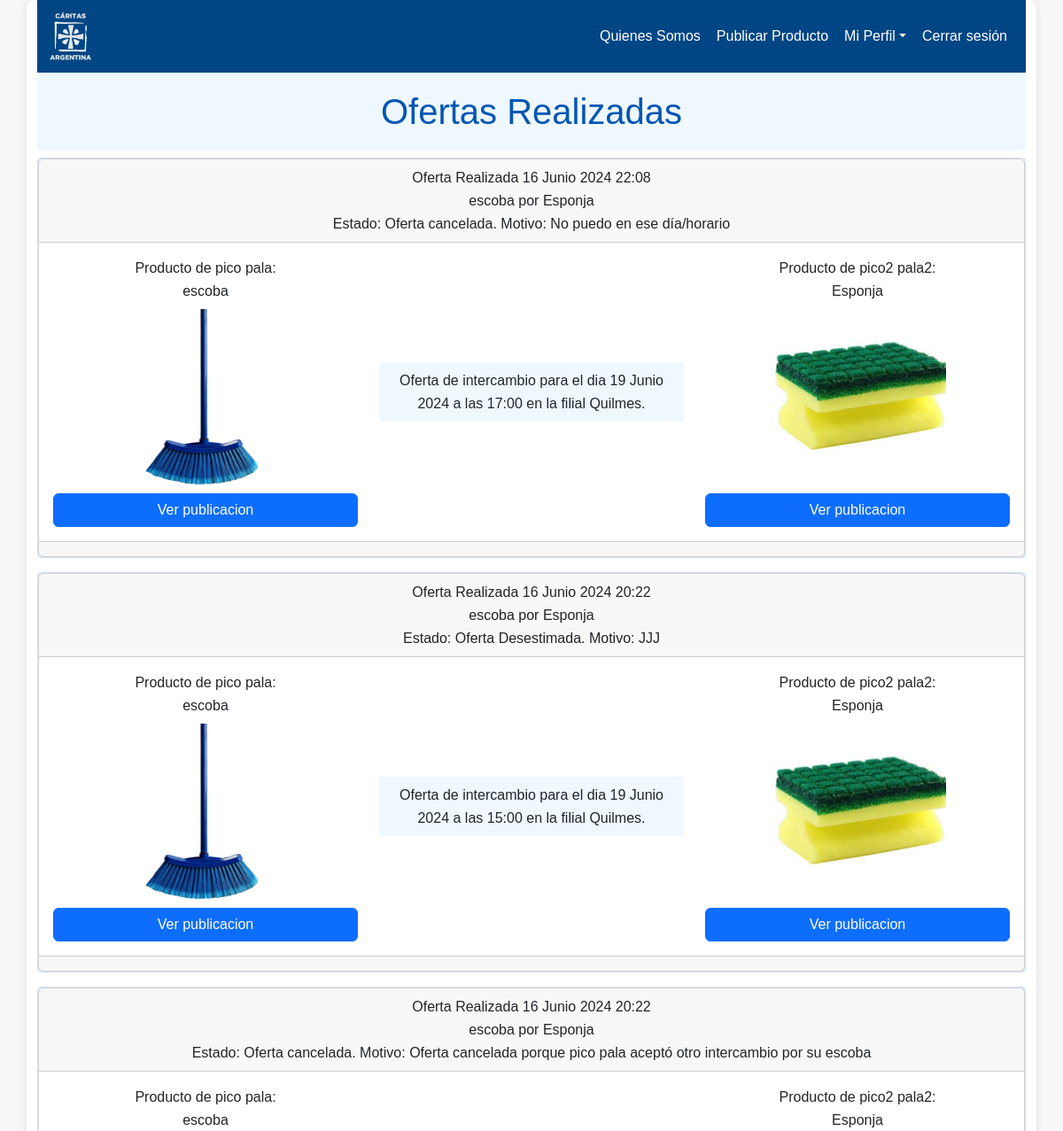
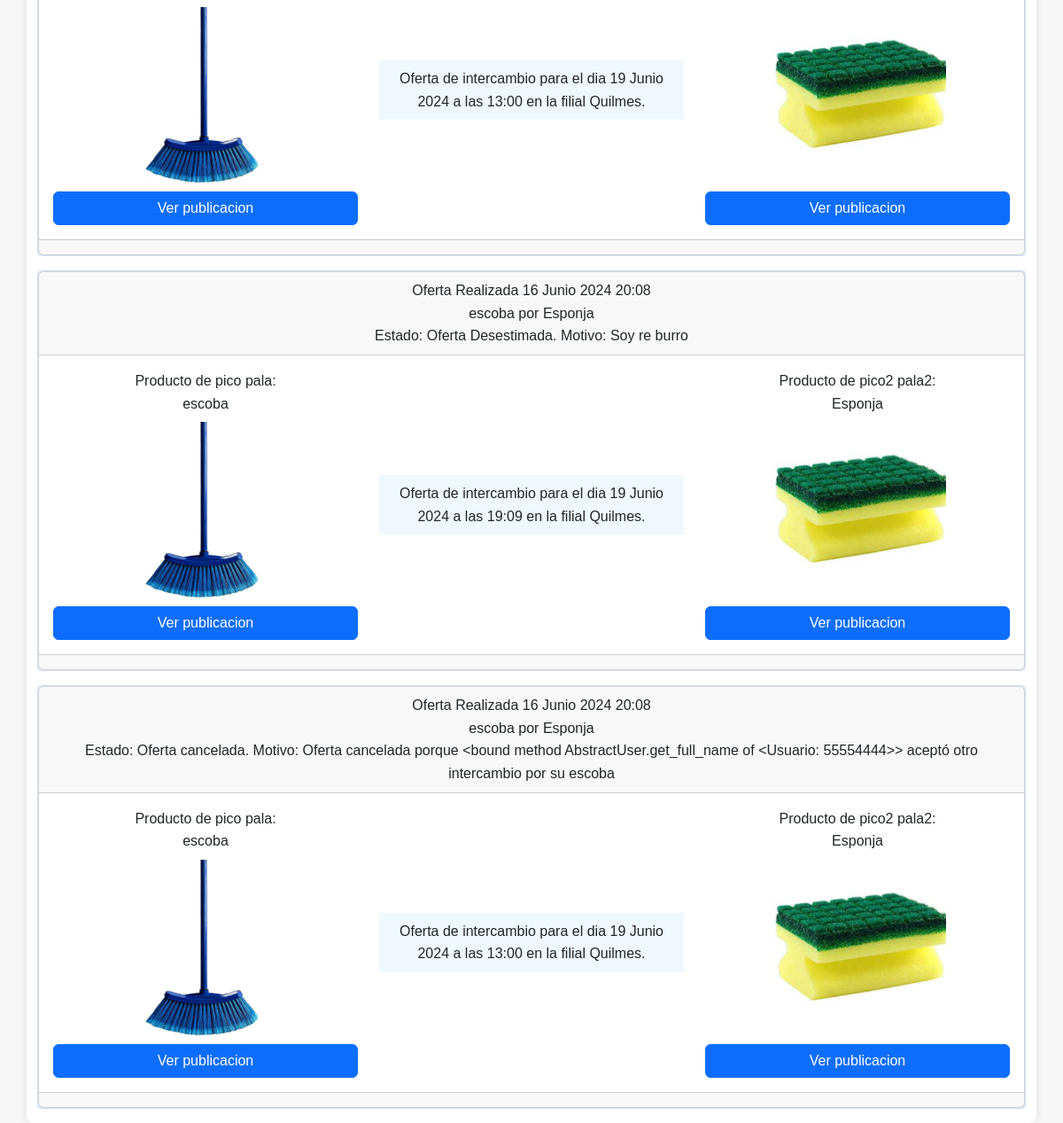
/ofertas_realizadas (signed in), run on the app's committed database (2 pictures, top to bottom).
### intercambios_caritas/models.py (models this page shows, shortened)
class Intercambio(models.Model):
    ESTADOS = [
        ('PENDIENTE', 'Pendiente'),
        ('ACEPTADA', 'Aceptada'),
        ('RECHAZADA', 'Rechazada'),
        ('CANCELADA', 'Cancelada'),
        ('CONFIRMADA', 'Confirmada'),
        ('DESESTIMADA', 'Desestimada')
    ]
    MOTIVOS_RECHAZO = [
        ('No me gusta el producto', 'No me gusta el producto'),
        ('No puedo en ese día/horario', 'No puedo en ese día/horario'),
        ('No puedo en ese centro', 'No puedo en ese centro'),
    ]
    MOTIVOS_CANCELACION = [
        ('Confundi', 'Me confundi'),
        ('No puedo en ese día/horario', 'No puedo en ese día/horario'),
        ('No puedo en ese centro', 'No puedo en ese centro'),
    ]
    publicacion_ofertante = models.ForeignKey('Publicacion', related_name='ofertas_realizadas', on_delete=models.CASCADE)
    publicacion_demandada = models.ForeignKey('Publicacion', related_name='ofertas_recibidas', on_delete=models.CASCADE)
    punto_encuentro = models.CharField(max_length=50, choices=Publicacion.PUNTOS_ENC) # 1 solo respecto de lo seleccionado en publicacion_demandada
    fecha_intercambio = models.DateField(default=datetime.datetime(2024,7,3)) # representa una fecha calendario sobre los días convenientes
    franja_horaria = models.TimeField(default=datetime.time(9,0,0))
    fecha_creacion = models.DateTimeField(default=timezone.now)
    estado = models.CharField(max_length=12, choices=ESTADOS, default='PENDIENTE')
    motivo_desestimacion = models.CharField(max_length=280, default="N/A")

class Publicacion(models.Model):
    PUNTOS_ENC = [
        ('La Plata', 'La Plata'),
        ('CABA', 'CABA'),
        ('Quilmes', 'Quilmes'),
        ('Temperley', 'Temperley'),
    ]
    CATEGORIAS = [
        ('Alimentos', 'Alimentos'),
        ('Ropa', 'Ropa'),
        ('Utiles escolares', 'Utiles escolares'),
        ('Artículos de limpieza', 'Artículos de limpieza'),
    ]
    ESTADOS = [
        ('Sin especificar', 'Sin especificar'),
        ('Usado', 'Usado'),
        ('Nuevo', 'Nuevo'),
    ]
    DIAS_SEMANA = [
        ('Lunes', 'Lunes'),
        ('Martes', 'Martes'),
        ('Miércoles', 'Miércoles'),
        ('Jueves', 'Jueves'),
        ('Viernes', 'Viernes'),
        ('Sábado', 'Sábado'),
        ('Domingo', 'Domingo'),
    ]
    nombre = models.CharField(max_length=50, blank=False, null=False)
    descripcion = models.CharField(max_length=280, blank=True, null=False, default="Sin descripción")
    imagen = models.ImageField()
    categoria = models.CharField(max_length=50, blank=False, null=False, choices=CATEGORIAS, default="Otros")
    categoria_nueva = models.ForeignKey(Categoria, on_delete=models.CASCADE,default=1)
    estado = models.CharField(max_length=50, blank=False, null=False, choices=ESTADOS, default=ESTADOS[0][0])
    punto_encuentro = MultiSelectField(choices=PUNTOS_ENC, blank=True, max_length=100)
    dias_convenientes = MultiSelectField(choices=DIAS_SEMANA, blank=True, max_length=100)
    franja_horaria_inicio = models.TimeField(default=datetime.time(9,0,0)) # 9 AM
    franja_horaria_fin = models.TimeField(default=datetime.time(18,0,0)) # 6 PM
    franja_horaria = models.CharField(max_length=50, blank=True, null=True)
    usuario = models.ForeignKey(Usuario, on_delete=models.SET(get_deleted_user), null=True)
    disponible_para_intercambio = models.BooleanField(default=True)
    FRANJA_HORARIA_REGEX = r'^entre las (\d{2}):(\d{2}) y las (\d{2}):(\d{2})$'

class Usuario(AbstractUser):
    telefono = models.CharField(max_length=20, blank=True)
    direccion = models.CharField(max_length=100, blank=True)
    nacimiento = models.DateField(blank=True, null=True)
    class Types(models.TextChoices):
        Administrador = "Administrador", "Administrador"
        Usuario = "Usuario", "Usuario"
        Moderador = "Moderador", "Moderador"
    rol = models.CharField(
        max_length=20, choices=Types.choices, default=Types.Usuario
    )
    class Filiales(models.TextChoices):
        CABA = 'CABA', 'CABA'
        Quilmes = 'Quilmes', 'Quilmes'
        Temperley = 'Temperley', 'Temperley'
        LaPlata = 'La Plata', 'La Plata'
    filial = models.CharField(
        max_length=20, choices=Filiales.choices, default=""
    )
    def __init__(self, *args, **kwargs):
        telefono = kwargs.pop('telefono', None)
        direccion = kwargs.pop('direccion', None)
        nacimiento = kwargs.pop('nacimiento', None)
        super().__init__(*args, **kwargs)
        if telefono is not None:
            self.telefono = telefono
        if direccion is not None:
            self.direccion = direccion
        if nacimiento is not None:
            self.nacimiento = nacimiento
    def isAdmin(self):
        return self.rol.upper() == 'ADMINISTRADOR'
    def isModerador(self):
        return self.rol.upper() == 'MODERADOR'

### intercambios_caritas/views.py (the view)
# urls.py: path('ofertas_realizadas', views.ver_ofertas_realizadas, name='ver_ofertas_realizadas'),
@login_required
def ver_ofertas_realizadas(request):
    ofertas_realizadas = Intercambio.objects.filter(publicacion_ofertante__usuario=request.user).order_by('-fecha_creacion')
    return render(request, 'publicacion/ofertas_realizadas.html', {'ofertas_realizadas': ofertas_realizadas})

### templates/publicacion/ofertas_realizadas.html (shortened to what this page needs)
{% extends 'layouts/base.html' %}
{% block content %}
{% include 'layouts/navbar.html' %}
<h1 class="text-center custom-h1-bg mb-2">Ofertas Realizadas</h1>
<ul>
    {% if ofertas_realizadas %}
    {% for oferta in ofertas_realizadas %}
    <li class="mb-3">
        <div class="card text-center">
            <div class="card-header">
                <p>Oferta Realizada {{ oferta.fecha_creacion }}</p>
                <p>{{ oferta.publicacion_ofertante.nombre }} por {{oferta.publicacion_demandada.nombre}}</p>
                <p>Estado:
                {% if oferta.estado == 'PENDIENTE' %}
                    Pendiente, esperando respuesta de {{ oferta.publicacion_demandada.usuario.get_full_name }} {{ oferta.publicacion_demandada.usuario }}.
                {% elif oferta.estado == 'RECHAZADA' %}
                    Oferta rechazada. Motivo: {{ oferta.motivo_desestimacion }}
                {% elif oferta.estado == 'CANCELADA' %}
                    Oferta cancelada. Motivo: {{ oferta.motivo_desestimacion }}
                {% elif oferta.estado == 'DESESTIMADA'%}
                    Oferta Desestimada. Motivo: {{ oferta.motivo_desestimacion }}
                {% else %}
                    Oferta aceptada, intercambio registrado pendiente de realizarse.
                {% endif %}
                </p>
            </div>
            <div class="card-body">
                <div class="row d-flex align-items-center justify-content-end">
                    <div class="col-md-4 text-center">
                        <p>Producto de
                            {{oferta.publicacion_ofertante.usuario.get_full_name}}:</p>
                        <p>{{ oferta.publicacion_ofertante.nombre }}</p>
                        <div class="embed-responsive embed-responsive-4by3 my-2">
                            <img src="{{ oferta.publicacion_ofertante.imagen.url}}" alt=""
                                class="img-fluid embed-responsive-item" style="width: 200px; height: 200px; object-fit: cover;">
                        </div>
                        <a href="{% url 'ver_publicacion' oferta.publicacion_ofertante.id %}"
                            class="btn btn-primary d-block">Ver publicacion</a>
                    </div>
                    <div class="col-md-4 text-center my-2">
                        <p class="my-2 p-2" style="background-color: #f0f8ff">Oferta de intercambio para el dia
                            {{ oferta.fecha_intercambio }} a las {{oferta.franja_horaria}}
                            en la filial {{ oferta.punto_encuentro }}.</p>
                    </div>
                    <div class="col-md-4 text-center">
                        <p>Producto de
                            {{oferta.publicacion_demandada.usuario.get_full_name}}:
                        </p>
                        <p>{{oferta.publicacion_demandada.nombre}}</p>
                        <div class="embed-responsive embed-responsive-4by3 my-2">
                            <img src="{{ oferta.publicacion_demandada.imagen.url}}" alt=""
                                class="img-fluid embed-responsive-item" style="width: 200px; height: 200px; object-fit: cover;">
                        </div>
                        <a href="{% url 'ver_publicacion' oferta.publicacion_demandada.id %}"
                            class="btn btn-primary d-block">Ver publicacion</a>
                    </div>
                </div>
            </div>
            <div class="card-footer">
            </div>
        </div>
    </li>
    {% endfor %}
    {% else %}
    <p style="font-size: 1.2rem; color: #555; text-align: center; margin-top: 20px;">Usted no realizó ninguna oferta
    </p>
    {% endif %}
</ul>
{% endblock %}

### static/styles/custom.css (style rules this page uses)
* { margin: 0; padding: 0; box-sizing: border-box; }
html { scroll-behavior: smooth; }
body { font-family: 'Arial', sans-serif; line-height: 1.6; background-color: #f7f7f7; color: #333; }
h1, h2, h3, h4, h5, h6 { margin-bottom: 0; color: #0056b3; }
p { margin-bottom: 0; }
a { color: #0056b3; text-decoration: none; }
ul { list-style: none; margin: 0; padding: 0; }
ul li { background: #e6f0ff; margin: 0; padding: 0; border-radius: 4px; border: 1px solid #d0e0f7; }
.custom-h1-bg { background-color: #f0f8ff; padding: 20px; border-radius: 5px; }

### data on the page
Intercambio: fecha_creacion "16 Junio 2024 22:08", publicacion_ofertante.nombre "escoba", publicacion_demandada.nombre "Esponja", motivo_desestimacion "No puedo en ese día/horario", publicacion_ofertante.usuario.get_full_name "pico pala", publicacion_ofertante.imagen (picture), fecha_intercambio "19 Junio 2024", franja_horaria "17:00", punto_encuentro "Quilmes", publicacion_demandada.usuario.get_full_name "pico2 pala2", publicacion_demandada.imagen (picture)
Intercambio: fecha_creacion "16 Junio 2024 20:22", publicacion_ofertante.nombre "escoba", publicacion_demandada.nombre "Esponja", motivo_desestimacion "JJJ", publicacion_ofertante.usuario.get_full_name "pico pala", publicacion_ofertante.imagen (picture), fecha_intercambio "19 Junio 2024", franja_horaria "15:00", punto_encuentro "Quilmes", publicacion_demandada.usuario.get_full_name "pico2 pala2", publicacion_demandada.imagen (picture)
Intercambio: fecha_creacion "16 Junio 2024 20:22", publicacion_ofertante.nombre "escoba", publicacion_demandada.nombre "Esponja", motivo_desestimacion "Oferta cancelada porque pico pala aceptó otro intercambio por su escoba", publicacion_ofertante.usuario.get_full_name "pico pala", publicacion_ofertante.imagen (picture), fecha_intercambio "19 Junio 2024", franja_horaria "13:00", punto_encuentro "Quilmes", publicacion_demandada.usuario.get_full_name "pico2 pala2", publicacion_demandada.imagen (picture)
Intercambio: fecha_creacion "16 Junio 2024 20:08", publicacion_ofertante.nombre "escoba", publicacion_demandada.nombre "Esponja", motivo_desestimacion "Soy re burro", publicacion_ofertante.usuario.get_full_name "pico pala", publicacion_ofertante.imagen (picture), fecha_intercambio "19 Junio 2024", franja_horaria "19:09", punto_encuentro "Quilmes", publicacion_demandada.usuario.get_full_name "pico2 pala2", publicacion_demandada.imagen (picture)
Intercambio: fecha_creacion "16 Junio 2024 20:08", publicacion_ofertante.nombre "escoba", publicacion_demandada.nombre "Esponja", motivo_desestimacion "Oferta cancelada porque <bound method AbstractUser.get_full_name of <Usuario: 55554444>> aceptó otro intercambio por su escoba", publicacion_ofertante.usuario.get_full_name "pico pala", publicacion_ofertante.imagen (picture), fecha_intercambio "19 Junio 2024", franja_horaria "13:00", punto_encuentro "Quilmes", publicacion_demandada.usuario.get_full_name "pico2 pala2", publicacion_demandada.imagen (picture)
